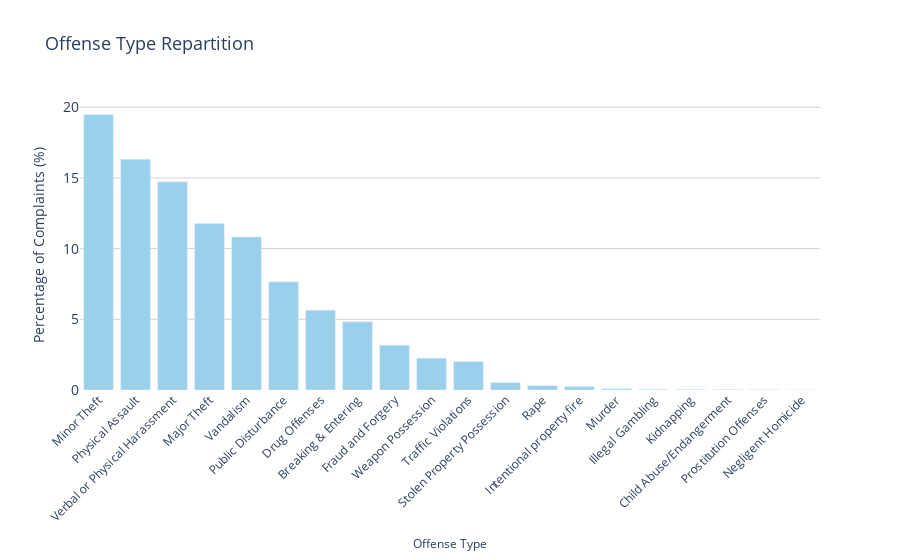

The notebook cell this image was saved under:
### Markdown cell above
## Crime situation

### Code cell
import plotly.express as px
import pandas as pd

# Create offense type percentage DataFrame
offense_percentage = (df['OFNS_DESC'].value_counts(normalize=True) * 100).reset_index()
offense_percentage.columns = ['Offense Type', 'Percentage']

# Create bar chart with custom RGB color
fig = px.bar(
    offense_percentage,
    x='Offense Type',
    y='Percentage',
    title='Offense Type Repartition',
    labels={'Percentage': 'Percentage of Complaints (%)'},
    hover_data={'Percentage': ':.2f'},
)

# Set custom bar color (all bars same color)
fig.update_traces(marker_color='#9ad0ec')

# Update layout styling
fig.update_layout(
    xaxis_tickangle=-45,
    xaxis_tickfont_size=12,
    yaxis_title_font=dict(size=14),
    xaxis_title_font=dict(size=12),
    title_font=dict(size=18),
    plot_bgcolor='white',
    yaxis_gridcolor='lightgray',
    yaxis=dict(tickfont=dict(size=14)),
)

# Show in notebook / script
fig.show()

# Export to interactive HTML for website embedding
fig.write_html("../images/offense_type_repartition.html")

### Figure 1 — Plotly figure (JSON) as saved in the notebook; plotly's stock layout.template omitted (floating-point values rounded to 4 significant figures)
{"data": [{"hovertemplate": "Offense Type=%{x}<br>Percentage of Complaints (%)=%{y:.2f}<extra></extra>", "legendgroup": "", "marker": {"color": "#9ad0ec", "pattern": {"shape": ""}}, "name": "", "orientation": "v", "showlegend": false, "textposition": "auto", "type": "bar", "x": ["Minor Theft", "Physical Assault", "Verbal or Physical Harassment", "Major Theft", "Vandalism", "Public Disturbance", "Drug Offenses", "Breaking & Entering", "Fraud and Forgery", "Weapon Possession", "Traffic Violations", "Stolen Property Possession", "Rape", "Intentional property fire", "Murder", "Illegal Gambling", "Kidnapping", "Child Abuse/Endangerment", "Prostitution Offenses", "Negligent Homicide"], "xaxis": "x", "y": [19.49, 16.32, 14.72, 11.78, 10.83, 7.649, 5.647, 4.826, 3.165, 2.249, 2.013, 0.5251, 0.3111, 0.2414, 0.09152, 0.04749, 0.04145, 0.03319, 0.02038, 0.004425], "yaxis": "y"}], "layout": {"barmode": "relative", "legend": {"tracegroupgap": 0}, "plot_bgcolor": "white", "title": {"font": {"size": 18}, "text": "Offense Type Repartition"}, "xaxis": {"anchor": "y", "domain": [0, 1], "tickangle": -45, "tickfont": {"size": 12}, "title": {"font": {"size": 12}, "text": "Offense Type"}}, "yaxis": {"anchor": "x", "domain": [0, 1], "gridcolor": "lightgray", "tickfont": {"size": 14}, "title": {"font": {"size": 14}, "text": "Percentage of Complaints (%)"}}}}
